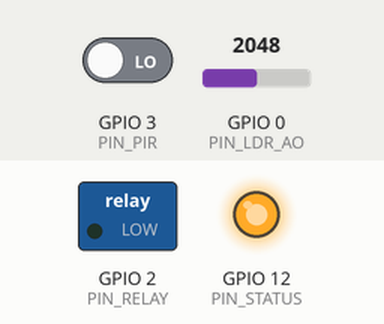
The program below on a simulated ESP32-C3. Shown: switched loads named in the program (green lamp = pin HIGH), output pins drawn as LEDs (lit = HIGH). The test bench sets the inputs (shaded band); at power-on: GPIO 3 (PIN_PIR) LOW, GPIO 0 (PIN_LDR_AO) = 2048 (analog values on the 0–4095 scale). WiFi joins after 1.5 s; servers stay silent unless stated; uploads are accepted with an empty reply; what the program prints to the serial monitor is not drawn.

Above: at 2.7 s.
2.8 s: GPIO 3 (PIN_PIR) driven HIGH
At 5.3 s:
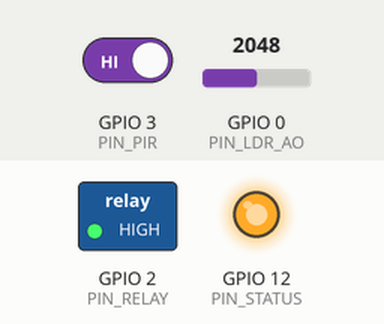
5.7 s: GPIO 0 (PIN_LDR_AO) set to 1345
7.4 s: GPIO 0 (PIN_LDR_AO) set to 1281
At 9.4 s:
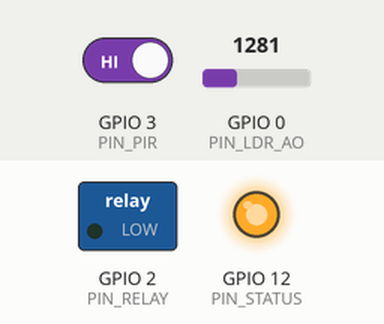
10.4 s: GPIO 0 (PIN_LDR_AO) set to 2047
At 13.3 s:
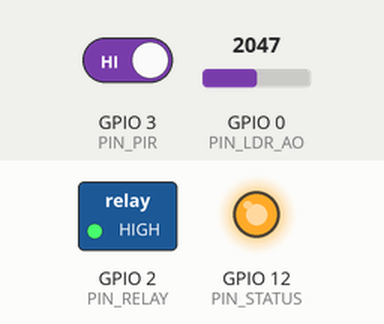
Timing chart, 0 to 14.4 s (numbered marks = the images above; inputs shaded):
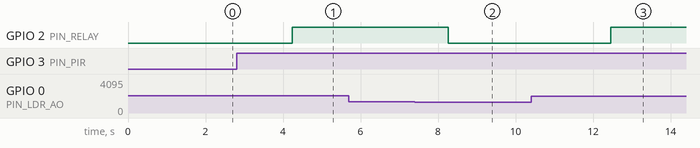

Measured:
- the behaviour switches between 1313 and 1312 on GPIO 0 (PIN_LDR_AO) (found by bisection; images 1 and 2)
- after the input at 2.8 s, GPIO 2 (PIN_RELAY): LOW → HIGH after 1.4 s
- after the input at 5.7 s, every drawn part: stays the same
- after the input at 7.4 s, GPIO 2 (PIN_RELAY): HIGH → LOW after 0.87 s
- after the input at 10.4 s, GPIO 2 (PIN_RELAY): LOW → HIGH after 2.1 s

The program:

main.cpp
```cpp
/*
 * BTL IoT – Giám sát ánh sáng (LDR) + chuyển động (PIR) + điều khiển đèn (relay)
 * ESP32 → Firebase Realtime Database (REST API qua HTTPS)
 *
 * Board: LuatOS CORE-ESP32-C3 (chip ESP32-C3)
 * Đấu nối (giữ nguyên như mạch đang lắp):
 *   LDR (LM393):  VCC→3.3V, GND→GND, AO→IO0   (DO không dùng)
 *   PIR HW-416A:  VCC→5V,   GND→GND, OUT→IO3
 *   Relay CW-025: DC+→5V,   DC-→GND, IN→IO2, jumper ở H (kích mức cao)
 *                 COM/NO nối mạch LED, nên thêm điện trở 220Ω nối tiếp LED
 *
 * Arduino IDE: Board "ESP32C3 Dev Module", Flash Mode "DIO",
 *              USB CDC On Boot "Enabled" (để xem Serial Monitor qua cổng USB-C).
 * Không cần thư viện ngoài.
 */

#include <WiFi.h>
#include <WiFiClientSecure.h>
#include <HTTPClient.h>

// ======================= CẤU HÌNH – SỬA Ở ĐÂY =======================
const char* WIFI_SSID     = "Wiinvent tang 3";
const char* WIFI_PASS     = "Wiinvent@123";
// URL Realtime Database, KHÔNG có dấu "/" ở cuối
const char* FIREBASE_URL  = "https://iot-assignment-7e7b3-default-rtdb.asia-southeast1.firebasedatabase.app";
// Để trống nếu CSDL ở test mode; nếu dùng database secret thì dán vào đây
const char* FIREBASE_AUTH = "";
const char* DEVICE_ID     = "esp32_01";
// ===================================================================

// Chân kết nối
const int PIN_LDR_AO = 0;      // ADC1_CH0 của ESP32-C3
const int PIN_LDR_DO = -1;     // -1 = không nối chân DO
const int PIN_PIR    = 3;
const int PIN_RELAY  = 2;
const int PIN_STATUS = 12;     // LED D4 trên board CORE-ESP32-C3: sáng khi có WiFi

// Relay kích mức cao (jumper ở H). Nếu chuyển jumper sang L thì đổi thành true.
const bool RELAY_ACTIVE_LOW = false;
// Module LDR thường cho AO cao khi TỐI. Nếu thấy độ sáng bị ngược, đổi thành false.
const bool LDR_HIGH_MEANS_DARK = true;

// Thời gian
const unsigned long CYCLE_MS     = 2000;   // chu kỳ đọc + cập nhật /current
const unsigned long HISTORY_MS   = 10000;  // chu kỳ ghi /history
const unsigned long MOTION_HOLD  = 15000;  // giữ đèn sau lần cuối có chuyển động (auto)

// Trạng thái điều khiển (đọc từ /control)
String ctrlMode     = "auto";
bool   ctrlRelay    = false;
int    ctrlThreshold = 68;   // 68% ≈ ADC 1300, ngưỡng tối của code cũ

// Trạng thái đo
float  lightPct = 0;
int    lightRaw = 0;
int    lightDigital = 0;
int    motionNow = 0;
bool   relayOn = false;
unsigned long lastMotionMs = 0;
int    lastPir = 0;
int    eventsSinceHistory = 0;       // số lần PIR 0→1 kể từ lần ghi history trước
float  lightSum = 0; int lightCount = 0;   // để lấy trung bình cho history
int    motionAny = 0;                // có chuyển động trong khoảng history

unsigned long lastCycle = 0, lastHistory = 0;

WiFiClientSecure secureClient;

// ------------------------------------------------------------------
String dbUrl(const String& path) {
  String url = String(FIREBASE_URL) + "/devices/" + DEVICE_ID + path + ".json";
  if (strlen(FIREBASE_AUTH) > 0) url += "?auth=" + String(FIREBASE_AUTH);
  return url;
}

// method: "GET", "PUT", "POST", "PATCH". Trả về mã HTTP, body trả về qua tham số.
int firebaseRequest(const char* method, const String& path, const String& payload, String& response) {
  if (WiFi.status() != WL_CONNECTED) return -1;
  HTTPClient http;
  http.setTimeout(4000);
  if (!http.begin(secureClient, dbUrl(path))) return -2;
  http.addHeader("Content-Type", "application/json");
  int code = http.sendRequest(method, payload);
  response = (code > 0) ? http.getString() : "";
  http.end();
  return code;
}

// Lấy giá trị đơn giản từ chuỗi JSON phẳng, ví dụ {"mode":"auto","relay":true,"threshold":40}
String jsonValue(const String& json, const String& key) {
  int k = json.indexOf("\"" + key + "\"");
  if (k < 0) return "";
  int colon = json.indexOf(':', k);
  if (colon < 0) return "";
  int start = colon + 1;
  while (start < (int)json.length() && json[start] == ' ') start++;
  int end = start;
  if (json[start] == '"') {                 // chuỗi
    end = json.indexOf('"', start + 1);
    return json.substring(start + 1, end);
  }
  while (end < (int)json.length() && json[end] != ',' && json[end] != '}') end++;
  return json.substring(start, end);
}

// ------------------------------------------------------------------
void connectWiFi() {
  if (WiFi.status() == WL_CONNECTED) return;
  Serial.printf("Dang ket noi WiFi \"%s\"", WIFI_SSID);
  WiFi.mode(WIFI_STA);
  WiFi.begin(WIFI_SSID, WIFI_PASS);
  unsigned long t0 = millis();
  while (WiFi.status() != WL_CONNECTED && millis() - t0 < 15000) {
    delay(500); Serial.print(".");
  }
  if (WiFi.status() == WL_CONNECTED) {
    Serial.printf("\nWiFi OK, IP: %s\n", WiFi.localIP().toString().c_str());
    digitalWrite(PIN_STATUS, HIGH);
  } else {
    Serial.println("\nKhong ket noi duoc WiFi, se thu lai.");
    digitalWrite(PIN_STATUS, LOW);
  }
}

void setRelay(bool on) {
  relayOn = on;
  bool level = RELAY_ACTIVE_LOW ? !on : on;
  digitalWrite(PIN_RELAY, level ? HIGH : LOW);
}

// Lấy mẫu PIR liên tục để không bỏ sót cạnh lên
void samplePir() {
  int p = digitalRead(PIN_PIR);
  if (p == HIGH) { lastMotionMs = millis(); motionAny = 1; }
  if (p == HIGH && lastPir == LOW) eventsSinceHistory++;
  lastPir = p;
  motionNow = p;
}

void readLight() {
  long sum = 0;
  for (int i = 0; i < 10; i++) { sum += analogRead(PIN_LDR_AO); delay(2); }
  lightRaw = sum / 10;
  float pct = lightRaw * 100.0 / 4095.0;
  lightPct = LDR_HIGH_MEANS_DARK ? (100.0 - pct) : pct;
  lightPct = round(lightPct * 10) / 10.0;
  lightDigital = (PIN_LDR_DO >= 0) ? digitalRead(PIN_LDR_DO) : (lightPct < ctrlThreshold ? 1 : 0);
  lightSum += lightPct; lightCount++;
}

void readControl() {
  String resp;
  int code = firebaseRequest("GET", "/control", "", resp);
  if (code == 200 && resp != "null") {
    String m = jsonValue(resp, "mode");
    if (m == "auto" || m == "manual") ctrlMode = m;
    String r = jsonValue(resp, "relay");
    if (r.length()) ctrlRelay = (r == "true" || r == "1");
    String th = jsonValue(resp, "threshold");
    if (th.length()) ctrlThreshold = constrain(th.toInt(), 0, 100);
  } else if (code == 200) {
    // Chưa có nút /control → tạo mặc định
    String tmp;
    firebaseRequest("PUT", "/control", "{\"mode\":\"auto\",\"relay\":false,\"threshold\":68}", tmp);
  } else {
    Serial.printf("GET /control loi: %d\n", code);
  }
}

void decideRelay() {
  if (ctrlMode == "manual") {
    setRelay(ctrlRelay);
  } else {
    bool recentMotion = (millis() - lastMotionMs) < MOTION_HOLD && lastMotionMs != 0;
    bool dark = lightPct < ctrlThreshold;
    setRelay(recentMotion && dark);
  }
}

void sendCurrent() {
  String body = "{";
  body += "\"light\":" + String(lightPct, 1);
  body += ",\"lightRaw\":" + String(lightRaw);
  body += ",\"lightDigital\":" + String(lightDigital);
  body += ",\"motion\":" + String(motionNow);
  body += ",\"relay\":" + String(relayOn ? "true" : "false");
  body += ",\"mode\":\"" + ctrlMode + "\"";
  body += ",\"threshold\":" + String(ctrlThreshold);
  body += ",\"t\":{\".sv\":\"timestamp\"}}";
  String resp;
  int code = firebaseRequest("PUT", "/current", body, resp);
  Serial.printf("[current] light=%.1f%% raw=%d do=%d motion=%d relay=%s mode=%s -> HTTP %d\n",
                lightPct, lightRaw, lightDigital, motionNow, relayOn ? "ON" : "OFF", ctrlMode.c_str(), code);
}

void sendHistory() {
  float avg = lightCount ? lightSum / lightCount : lightPct;
  String body = "{";
  body += "\"light\":" + String(avg, 1);
  body += ",\"motion\":" + String(motionAny);
  body += ",\"events\":" + String(eventsSinceHistory);
  body += ",\"relay\":" + String(relayOn ? "true" : "false");
  body += ",\"t\":{\".sv\":\"timestamp\"}}";
  String resp;
  int code = firebaseRequest("POST", "/history", body, resp);
  Serial.printf("[history] avg=%.1f%% events=%d -> HTTP %d\n", avg, eventsSinceHistory, code);
  if (code == 200) {
    eventsSinceHistory = 0; motionAny = 0; lightSum = 0; lightCount = 0;
  }
}

// ------------------------------------------------------------------
void setup() {
  Serial.begin(115200);
  pinMode(PIN_PIR, INPUT);
  if (PIN_LDR_DO >= 0) pinMode(PIN_LDR_DO, INPUT);
  pinMode(PIN_STATUS, OUTPUT);
  pinMode(PIN_RELAY, OUTPUT);
  setRelay(false);
  analogReadResolution(12);
  analogSetPinAttenuation(PIN_LDR_AO, ADC_11db);   // đo được dải 0–3.3V

  secureClient.setInsecure();   // bỏ kiểm tra chứng chỉ cho đơn giản (đủ cho bài tập)
  connectWiFi();
  Serial.println("Cho PIR khoi dong khoang 30-60 giay...");
}

void loop() {
  samplePir();

  if (millis() - lastCycle >= CYCLE_MS) {
    lastCycle = millis();
    connectWiFi();
    readLight();
    readControl();
    decideRelay();
    sendCurrent();
  }

  if (millis() - lastHistory >= HISTORY_MS) {
    lastHistory = millis();
    sendHistory();
  }

  delay(20);
}
```
